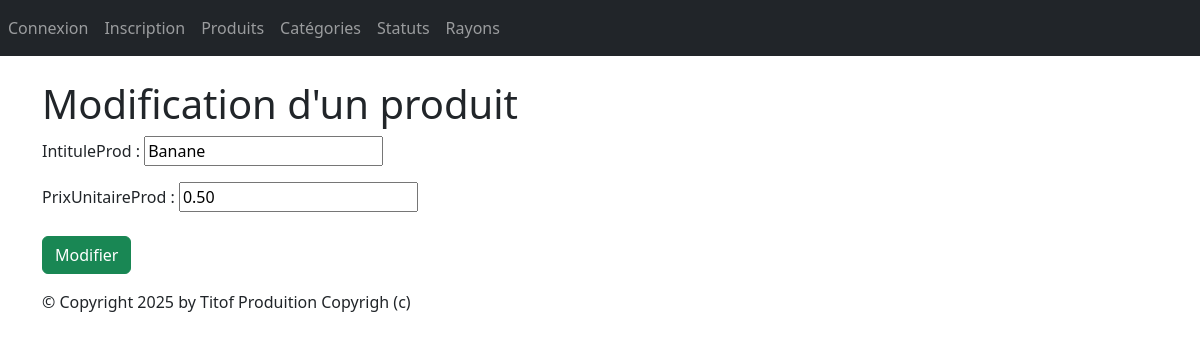
The app's page /monApp/produit/4/update/, older data.
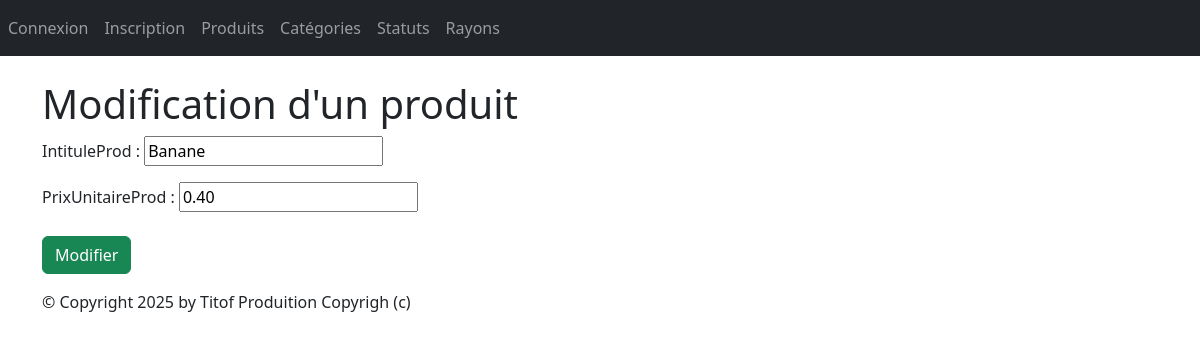
The same page, newer data.
### monApp/models.py (models this page shows, shortened)
class Produit(models.Model):
    refProd = models.AutoField(primary_key=True)
    intituleProd = models.CharField(max_length=200)
    prixUnitaireProd = models.DecimalField(max_digits=10, decimal_places=2)
    dateFabrication = models.DateField(auto_now=True)
    categorie = models.ForeignKey(Categorie, on_delete=models.CASCADE, related_name="produits",null=True, blank=True)
    statut = models.ForeignKey(Statut, on_delete=models.SET_NULL, related_name="produits",null=True, blank=True)

### monApp/views.py (the view, shortened to what this page needs)
# urls.py: path("produit/<pk>/update/",views.ProduitUpdateView.as_view(), name="prdt_chng"),
class ProduitUpdateView(UpdateView):
    model = Produit
    form_class = ProduitForm
    template_name = "monApp/update_produit.html"

### monApp/form.py
class ProduitForm(forms.ModelForm):
    class Meta:
        model = Produit
        fields = '__all__'
        exclude = ('categorie', 'statut')

### monApp/templates/monApp/update_produit.html (shortened to what this page needs)
{% extends 'monApp/base.html' %}
{% block contenu %}
    <h1>Modification d'un produit</h1>
    <form action="" method="post">
        {{ form.as_p }}
        <button type="submit" class="btn btn-success mt-2">Modifier</button>
    </form>
{% endblock %}

Row changes from the older to the newer data that the page shows:
changed Produit "Banane": prixUnitaireProd "0.50" → "0.40"
